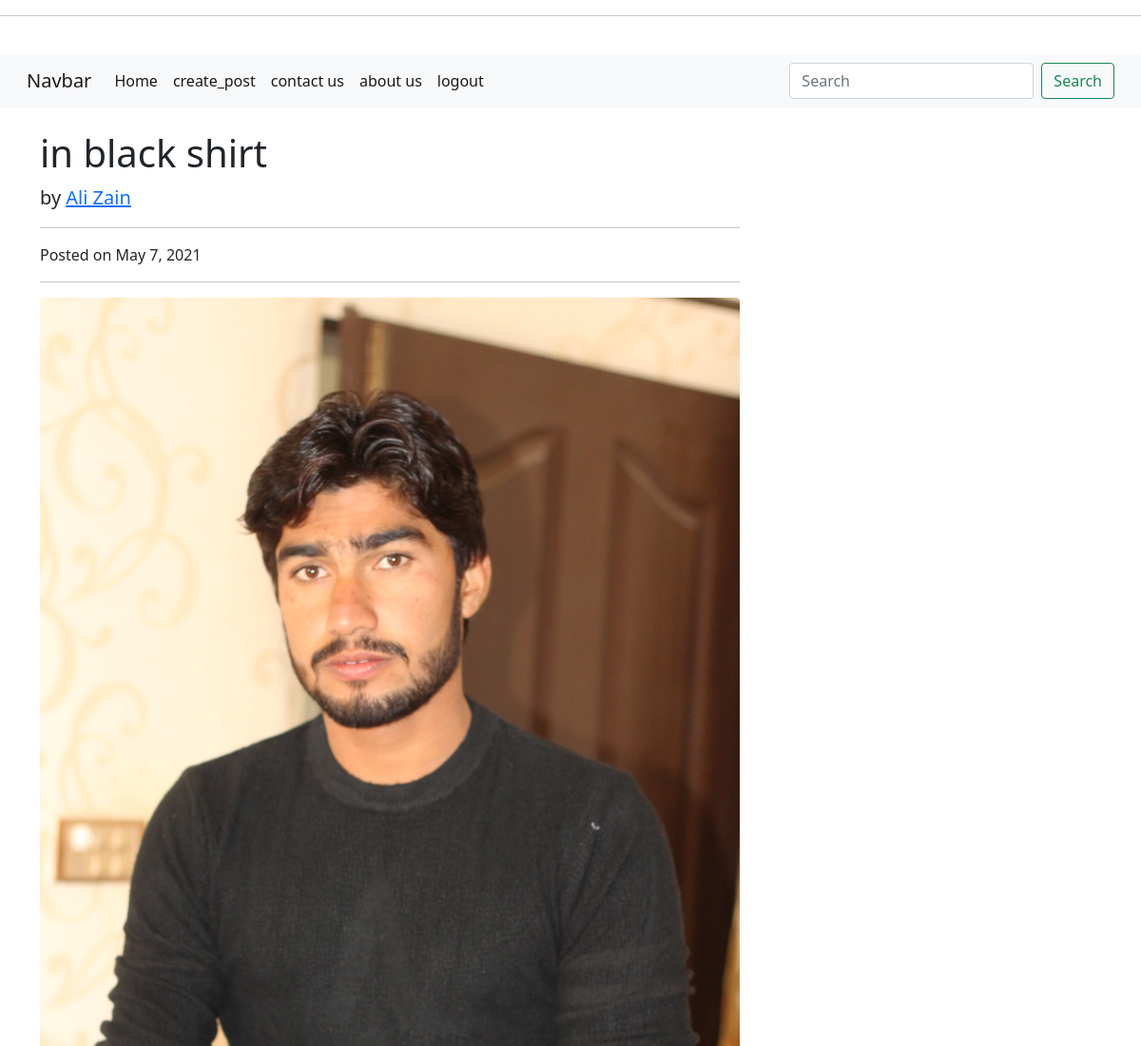
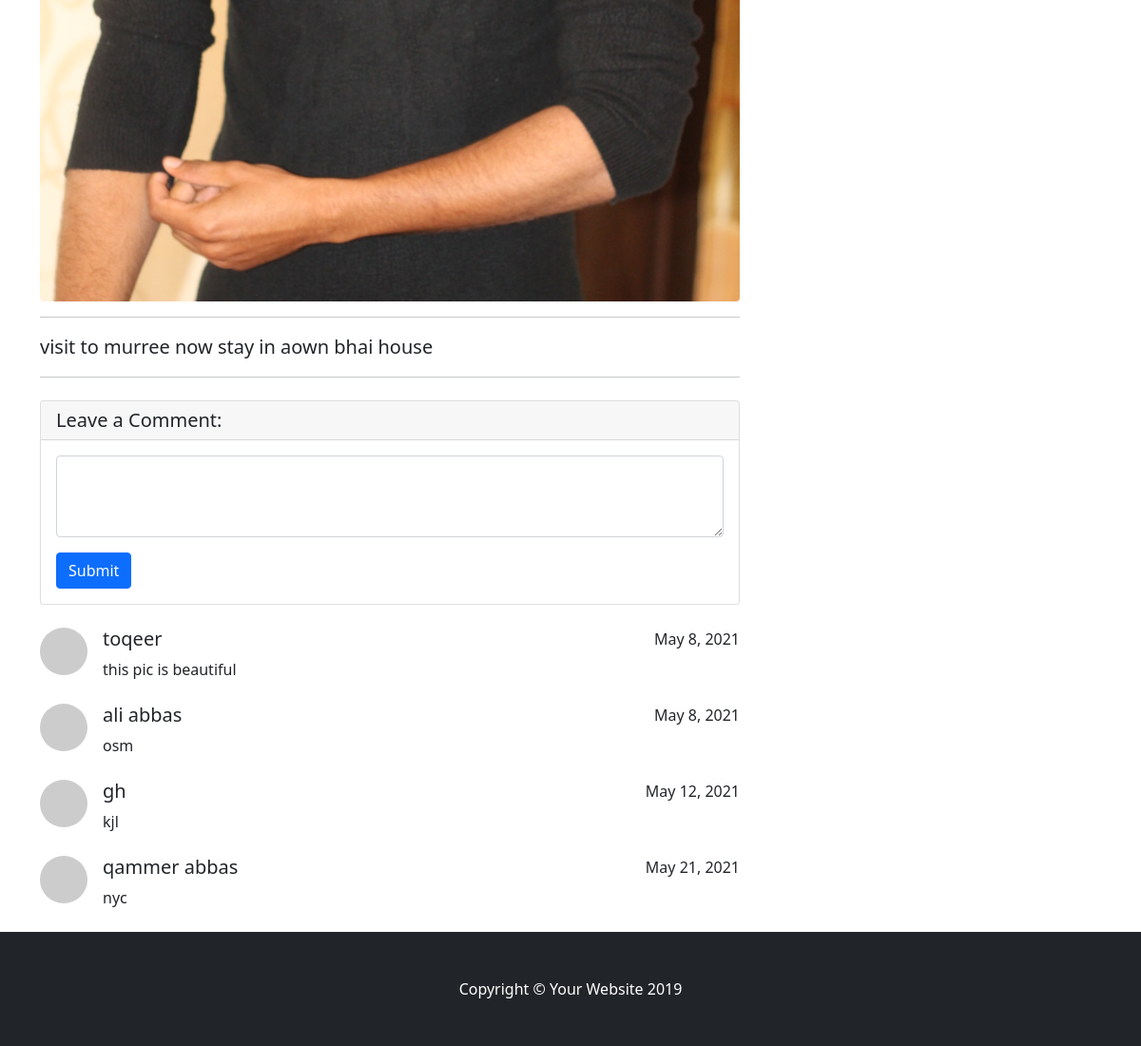
/readmore/1, run on the app's committed database (2 pictures, top to bottom).
### Sbook/models.py (models this page shows, shortened)
class Blog(models.Model):
    user_id = models.ForeignKey(User, on_delete=models.CASCADE)
    image = models.ImageField(upload_to='images/')
    title = models.CharField(max_length=200, null=True)
    discription = models.TextField()
    posted_Date = models.DateField(default=date.today)
    good_name = models.CharField(max_length=200, null=True)

class Coment(models.Model):
    message = models.TextField('message')
    date_coment = models.DateField(default=date.today)
    user_id = models.ForeignKey(User, on_delete=models.CASCADE)
    post_id =  models.ForeignKey(Blog, on_delete=models.CASCADE)

class User(models.Model):
    username =models.CharField('username', max_length=200, null=True)
    email = models.CharField('email', max_length=200, null=True)
    password = models.CharField('password', max_length=200, null=True)

### Sbook/views.py (the view, shortened to what this page needs)
# urls.py: path('readmore/<int:id>', views.readmore, name='readmore')
def readmore(request, id):
    data = Blog.objects.get(id=id)
    coment = Coment.objects.all().filter(post_id=id)
    return render(request, 'readmore.html', {'data':data, 'coment': coment})

### Sbook/templates/readmore.html (shortened to what this page needs)
<!DOCTYPE html>
<html lang="en">
<head>
  <link rel="stylesheet" href="https://stackpath.bootstrapcdn.com/bootstrap/4.3.1/css/bootstrap.min.css">
</head>
<body>
  <hr><br>
  {% include 'nav.html' %}
  <div class="container">
    <div class="row">
      <div class="col-lg-8">
        <h1 class="mt-4">{{ data.title }}</h1>
        <p class="lead">
          by
          <a href="#">{{ data.good_name }}</a>
        </p>
        <hr>
        <p>Posted on {{ data.posted_Date }}</p>
        <hr>
        <img class="img-fluid rounded" src="{{ data.image.url }}" alt="">
        <hr>
        <p class="lead">{{ data.discription }} </p>
        <hr>
        <div class="card my-4">
          <h5 class="card-header">Leave a Comment:</h5>
          <div class="card-body">
            <form method="post" action="{% url 'readmore' data.id %}">
              <div class="form-group">
                <textarea class="form-control" rows="3" name="message"></textarea>
              </div>
              <button type="submit" class="btn btn-primary">Submit</button>
            </form>
          </div>
        </div>
        {% for com in coment %}
        <div class="media mb-4">
          <img class="d-flex mr-3 rounded-circle" src="http://placehold.it/50x50" alt="">
          <div class="media-body">
            <h5 class="mt-0">{{ com.user_id.username }}</h5>
          {{ com.message }}
          </div>
          {{ com.date_coment }}
        </div>
        {% endfor %}
        </div>
      </div>
      </div>
  <footer class="py-5 bg-dark">
    <div class="container">
      <p class="m-0 text-center text-white">Copyright &copy; Your Website 2019</p>
    </div>
  </footer>
</body>
</html>

### Sbook/templates/nav.html (shortened to what this page needs)
<link href="https://cdn.jsdelivr.net/npm/bootstrap@5.0.0/dist/css/bootstrap.min.css" rel="stylesheet">
<nav class="navbar navbar-expand-lg navbar-light bg-light">
  <div class="container-fluid">
    <a class="navbar-brand" href="#">Navbar</a>
    <div class="collapse navbar-collapse" id="navbarSupportedContent">
      <ul class="navbar-nav me-auto mb-2 mb-lg-0">
        <li class="nav-item">
          <a class="nav-link active" aria-current="page" href="#">Home</a>
        </li>
        <li class="nav-item">
          <a class="nav-link active" aria-current="page" href="{% url 'create' %}">create_post</a>
        </li>
        <li class="nav-item">
          <a class="nav-link active" aria-current="page" href="{% url 'contact' %}">contact us</a>
        </li>
        <li class="nav-item">
          <a class="nav-link active" aria-current="page" href="#">about us</a>
        </li>
        <li class="nav-item">
          <a class="nav-link active" aria-current="page" href="{% url 'logout' %}">logout</a>
        </li>
      </ul>
      <form class="d-flex">
        <input class="form-control me-2" type="search" placeholder="Search" aria-label="Search">
        <button class="btn btn-outline-success" type="submit">Search</button>
      </form>
    </div>
  </div>
</nav>

### data on the page
Blog: title "in black shirt", good_name "Ali Zain", posted_Date "May 7, 2021", image (picture), discription "visit to murree now stay in aown bhai house"
Coment: user_id.username "toqeer", message "this pic is beautiful", date_coment "May 8, 2021"
Coment: user_id.username "ali abbas", message "osm", date_coment "May 8, 2021"
Coment: user_id.username "gh", message "kjl", date_coment "May 12, 2021"
Coment: user_id.username "qammer abbas", message "nyc", date_coment "May 21, 2021"
